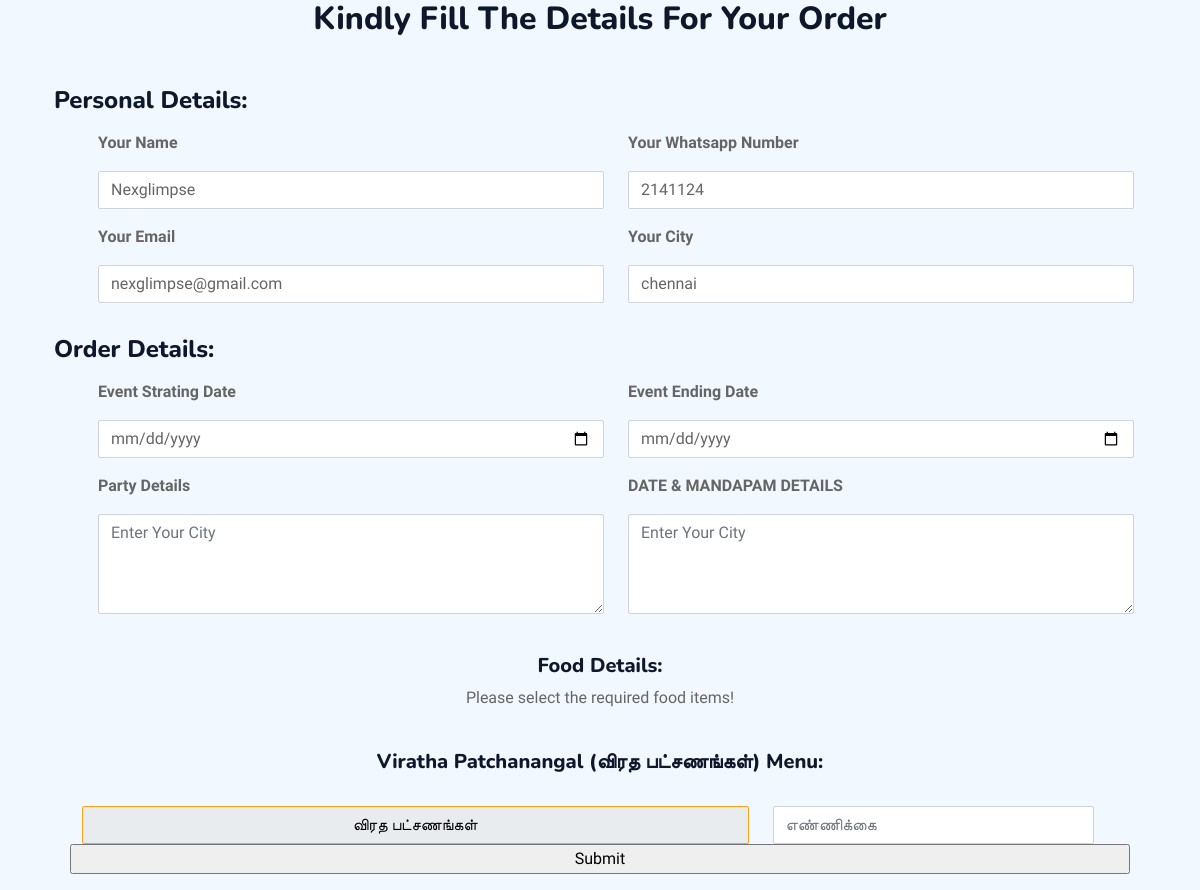
The page /admin/update-process.php?id=14 on the database its author committed.
### tables this page shows
CREATE TABLE `order_details` (
  `id` int(40) NOT NULL,
  `uname` text DEFAULT NULL,
  `unumber` int(20) DEFAULT NULL,
  `uemail` varchar(60) DEFAULT NULL,
  `ucity` varchar(30) DEFAULT NULL,
  `usdate` date DEFAULT NULL,
  `uedate` date DEFAULT NULL,
  `upartydetails` mediumtext DEFAULT NULL,
  `uhalldetails` mediumtext DEFAULT NULL,
  `malaifirday` longtext DEFAULT NULL,
  `wedmalaiset` longtext DEFAULT NULL,
  `kasiyathiraiset` longtext DEFAULT NULL,
  `samangalset` longtext DEFAULT NULL,
  `wedplateset` longtext DEFAULT NULL,
  `toiletset` longtext DEFAULT NULL,
  `vedicset` longtext DEFAULT NULL,
  `carrybag` longtext DEFAULT NULL,
  `carrybagcou` int(20) DEFAULT NULL,
  `carrybagweat` longtext DEFAULT NULL,
  `carrybagsweatcou` int(20) DEFAULT NULL,
  `carrybagcookie` longtext DEFAULT NULL,
  `carrybagcookiecou` int(20) DEFAULT NULL,
  `firdaymor` longtext DEFAULT NULL,
  `firdaymorcou` int(20) DEFAULT NULL,
  `firdayaftcou` int(20) DEFAULT NULL,
  `firdayeve` longtext DEFAULT NULL,
  `firdayevecou` int(20) DEFAULT NULL,
  `firdaydrink` longtext DEFAULT NULL,
  `firdaycooldrinkcou` int(20) DEFAULT NULL,
  `firdaysnack` longtext DEFAULT NULL,
  `firdaysnackcou` int(20) DEFAULT NULL,
  `firdaydinner` longtext DEFAULT NULL,
  `firdaydinnercou` int(20) DEFAULT NULL,
  `secdaymor` longtext DEFAULT NULL,
  `secdaymorcou` int(20) DEFAULT NULL,
  `secdayaftercou` int(20) DEFAULT NULL,
  `secdayeve` longtext DEFAULT NULL,
  `secdayevecou` int(20) DEFAULT NULL,
  `secdaydinner` longtext DEFAULT NULL,
  `secdaydinnercou` int(20) DEFAULT NULL,
  `guestfood` longtext DEFAULT NULL,
  `guestfoodcou` int(20) DEFAULT NULL,
  `packetfood` longtext DEFAULT NULL,
  `packetfoodcou` int(20) DEFAULT NULL,
  `firdayaft` longtext NOT NULL,
  `secdayaft` longtext NOT NULL
);

### admin/update-process.php (the view, shortened to what this page needs)
<!DOCTYPE html>
<html lang="en">
<head>
    <link href="https://cdnjs.cloudflare.com/ajax/libs/font-awesome/5.10.0/css/all.min.css" rel="stylesheet">
    <link href="https://cdn.jsdelivr.net/npm/bootstrap-icons@1.4.1/font/bootstrap-icons.css" rel="stylesheet">
    <link href="../lib/animate/animate.min.css" rel="stylesheet">
    <link href="../lib/owlcarousel/assets/owl.carousel.min.css" rel="stylesheet">
    <link href="../lib/tempusdominus/css/tempusdominus-bootstrap-4.min.css" rel="stylesheet" />
    <link href="../css/bootstrap.min.css" rel="stylesheet">
    <link href="../css/style.css" rel="stylesheet">
    <link rel="stylesheet" href="../css/style2.css">
    <?php
$conn = mysqli_connect("localhost", "root", "", "pkm_catering");
if (isset($_GET['id'])) {
    $order_id = $_GET['id'];
    $result = mysqli_query($conn, "SELECT * FROM order_details WHERE id = $order_id");
    $row = mysqli_fetch_assoc($result);
}
?>
</head>
<body>
<div class="container text-center">
    <h2  >Kindly Fill The Details For Your Order</h2>
</div>
<div class="container">
    <form class="mt-5 container">
        <h4>Personal Details:</h4>
        <div class="row m-3">
            <div class="col-md-6">
                <label for="name" class="mx-3"><b>Your Name</b></label>
                <input type="text" placeholder="Enter Your Name" class="form-control m-3" name="uname" id="name" value="<?= isset($row['uname']) ? $row['uname'] : '' ?>">
            </div>
            <div class="col-md-6">
                <label for="number" class="mx-3"><b>Your Whatsapp Number</b></label>
                <input type="tel" placeholder="Enter Your Whatsapp No" class="form-control m-3" id="number" name="unumber" value="<?= isset($row['unumber']) ? $row['unumber'] : '' ?>">
            </div>
            <div class="col-md-6">
                <label for="mail" class="mx-3"><b>Your Email</b></label>
            <input type="email" placeholder="Enter Your E-mail" class="form-control m-3" id="mail" name="uemail" value="<?= isset($row['uemail']) ? $row['uemail'] : '' ?>">
            </div>
            <div class="col-md-6">
                <label for="city" class="mx-3"><b>Your City</b></label>
                <input type="text" placeholder="Enter Your City" class="form-control m-3"id="city" name="ucity" value="<?= isset($row['ucity']) ? $row['ucity'] : '' ?>">
            </div>
        </div>
        <h4>Order Details:</h4>
        <div class="row m-3">
            <div class="col-md-6">
                <label for="date" class="mx-3"><b>Event Strating Date</b></label>
                <input type="date" class="form-control m-3" id="date" name="usdate">
            </div>
            <div class="col-md-6">
                <label for="date" class="mx-3"><b>Event Ending Date</b></label>
                <input type="date" class="form-control m-3" id="date" name="uedate">
            </div>
            <div class="col-md-6">
                <label for="city" class="mx-3"><b>Party Details</b></label>
                <textarea type="textarea" placeholder="Enter Your City" class="form-control m-3" id="city" name="upartydetails" style="height: 100px;"></textarea>
            </div>
            <div class="col-md-6">
                <label for="city" class="mx-3"><b>DATE & MANDAPAM DETAILS</b></label>
                <textarea type="textarea" placeholder="Enter Your City" class="form-control m-3" id="city" name="uhalldetails" style="height: 100px;"></textarea>
            </div>
        </div>
        <h5 class="text-center mt-4">Food Details:</h5>
        <p class="text-center">Please select the required food items!</p>
        <div class="row m-3">
            <h5 class="text-center mt-4">Viratha Patchanangal (விரத பட்சணங்கள்) Menu:</h5>
            <div class="row align-items-center justify-content-center">
                <div class="col-lg-8 mt-4 align-items-center justify-content-center">
                    <div class="dropdown">
                        <input type="button" class="btn btn-primary form-control dropdown-toggle" style="color: black;" value="விரத பட்சணங்கள்" data-bs-toggle="dropdown">
                    </div>
                </div>
                <div class="col-lg-4  pt-4 ">
                    <input type="number" placeholder="எண்ணிக்கை" class="form-control" id="number" name="carrybagcou" >
                </div>
            </div>
            <input type="submit" name="submit" value="Submit" class="buttom">
</body>
</html>

### css/style.css (style rules this page uses)
:root { --primary: #FEA116; --light: #F1F8FF; --dark: #0F172B; }
.btn { font-family: 'Nunito', sans-serif; font-weight: 500; text-transform: uppercase; transition: .5s; }
.btn.btn-primary, .btn.btn-secondary { color: #FFFFFF; }

### rows shown on the page
order_details: uname "Nexglimpse", unumber "2141124", uemail "nexglimpse@gmail.com", ucity "chennai"
